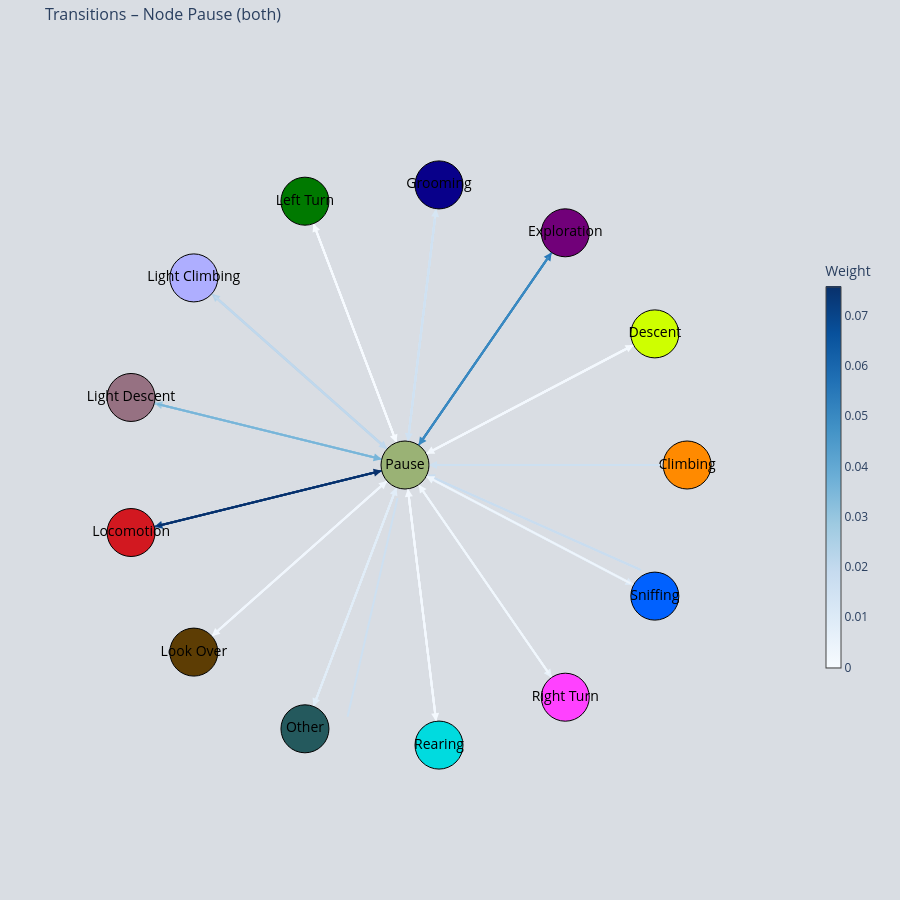

This figure's notebook cell:
### Code cell
import glasbey

clusters = [64, 49, 53, 43, 40, 57, 34]
for mouse_name in df_all["Mouse"].unique():
    df_mouse = df_all[df_all["Mouse"] == mouse_name].copy()
    
    cluster_names = df_mouse["ClusterIdx"].unique()
    glasbey_palette = glasbey.create_palette(palette_size=len(cluster_names))
    cluster_to_color = {
        str(name): glasbey_palette[i]
        for i, name in enumerate(cluster_names)
    }

    plot_one_node_transition(df_mouse, mouse_name, cluster="Pause", threshold=0, node_colors=cluster_to_color)
    
    #plot_one_node_transition(df_mouse, mouse_name, cluster=9, threshold=0.2, node_colors=cluster_to_color)

### Figure 1 — Plotly figure (JSON) as saved in the notebook; plotly's stock layout.template omitted (floating-point values rounded to 4 significant figures)
{"data": [{"hoverinfo": "text", "line": {"color": "rgb(247, 251, 255)", "width": 2}, "mode": "lines", "text": ["Pause → Left Turn<br>p=0.000"], "type": "scatter", "x": [-0.03016, -0.3119, null], "y": [0.07954, 0.8223, null]}, {"hoverinfo": "text", "line": {"color": "rgb(246, 250, 255)", "width": 2}, "mode": "lines", "text": ["Left Turn → Pause<br>p=0.001"], "type": "scatter", "x": [-0.3244, -0.04273, null], "y": [0.8555, 0.1127, null]}, {"hoverinfo": "text", "line": {"color": "rgb(244, 249, 254)", "width": 2}, "mode": "lines", "text": ["Pause → Descent<br>p=0.001"], "type": "scatter", "x": [0.07532, 0.7788, null], "y": [0.03953, 0.4087, null]}, {"hoverinfo": "text", "line": {"color": "rgb(244, 249, 254)", "width": 2}, "mode": "lines", "text": ["Pause → Rearing<br>p=0.001"], "type": "scatter", "x": [0.01025, 0.106, null], "y": [-0.08444, -0.8731, null]}, {"hoverinfo": "text", "line": {"color": "rgb(243, 248, 254)", "width": 2}, "mode": "lines", "text": ["Pause → Look Over<br>p=0.002"], "type": "scatter", "x": [-0.06367, -0.6583, null], "y": [-0.05641, -0.5832, null]}, {"hoverinfo": "text", "line": {"color": "rgb(243, 248, 254)", "width": 2}, "mode": "lines", "text": ["Descent → Pause<br>p=0.002"], "type": "scatter", "x": [0.8101, 0.1067, null], "y": [0.4252, 0.056, null]}, {"hoverinfo": "text", "line": {"color": "rgb(243, 248, 254)", "width": 2}, "mode": "lines", "text": ["Rearing → Pause<br>p=0.002"], "type": "scatter", "x": [0.1103, 0.01453, null], "y": [-0.9083, -0.1196, null]}, {"hoverinfo": "text", "line": {"color": "rgb(245, 250, 254)", "width": 2}, "mode": "lines", "text": ["Right Turn → Pause<br>p=0.002"], "type": "scatter", "x": [0.5197, 0.06846, null], "y": [-0.753, -0.09917, null]}, {"hoverinfo": "text", "line": {"color": "rgb(240, 246, 253)", "width": 2}, "mode": "lines", "text": ["Look Over → Pause<br>p=0.003"], "type": "scatter", "x": [-0.6848, -0.0902, null], "y": [-0.6067, -0.07991, null]}, {"hoverinfo": "text", "line": {"color": "rgb(238, 245, 252)", "width": 2}, "mode": "lines", "text": ["Sniffing → Pause<br>p=0.003"], "type": "scatter", "x": [0.8101, 0.1067, null], "y": [-0.4252, -0.056, null]}, {"hoverinfo": "text", "line": {"color": "rgb(232, 242, 250)", "width": 2}, "mode": "lines", "text": ["Pause → Right Turn<br>p=0.006"], "type": "scatter", "x": [0.04832, 0.4996, null], "y": [-0.07001, -0.7238, null]}, {"hoverinfo": "text", "line": {"color": "rgb(225, 237, 248)", "width": 2}, "mode": "lines", "text": ["Pause → Other<br>p=0.008"], "type": "scatter", "x": [-0.03016, -0.3119, null], "y": [-0.07954, -0.8223, null]}, {"hoverinfo": "text", "line": {"color": "rgb(225, 237, 248)", "width": 2}, "mode": "lines", "text": ["Other → Pause<br>p=0.008"], "type": "scatter", "x": [-0.3244, -0.04273, null], "y": [-0.8555, -0.1127, null]}, {"hoverinfo": "text", "line": {"color": "rgb(221, 234, 247)", "width": 2}, "mode": "lines", "text": ["Pause → Sniffing<br>p=0.010"], "type": "scatter", "x": [0.07532, 0.7788, null], "y": [-0.03953, -0.4087, null]}, {"hoverinfo": "text", "line": {"color": "rgb(214, 230, 244)", "width": 2}, "mode": "lines", "text": ["Pause → Grooming<br>p=0.013"], "type": "scatter", "x": [0.01025, 0.106, null], "y": [0.08444, 0.8731, null]}, {"hoverinfo": "text", "line": {"color": "rgb(207, 225, 242)", "width": 2}, "mode": "lines", "text": ["Grooming → Pause<br>p=0.015"], "type": "scatter", "x": [0.1103, 0.01453, null], "y": [0.9083, 0.1196, null]}, {"hoverinfo": "text", "line": {"color": "rgb(205, 224, 241)", "width": 2}, "mode": "lines", "text": ["Climbing → Pause<br>p=0.016"], "type": "scatter", "x": [-0.2036, -0.02682, null], "y": [-0.892, -0.1175, null]}, {"hoverinfo": "text", "line": {"color": "rgb(201, 221, 240)", "width": 2}, "mode": "lines", "text": ["Pause → Climbing<br>p=0.018"], "type": "scatter", "x": [0.8358, 0.1101, null], "y": [-0.3721, -0.04901, null]}, {"hoverinfo": "text", "line": {"color": "rgb(192, 216, 237)", "width": 2}, "mode": "lines", "text": ["Light Climbing → Pause<br>p=0.020"], "type": "scatter", "x": [-0.6848, -0.0902, null], "y": [0.6067, 0.07991, null]}, {"hoverinfo": "text", "line": {"color": "rgb(182, 212, 233)", "width": 2}, "mode": "lines", "text": ["Pause → Light Climbing<br>p=0.023"], "type": "scatter", "x": [-0.06367, -0.6583, null], "y": [0.05641, 0.5832, null]}, {"hoverinfo": "text", "line": {"color": "rgb(156, 201, 225)", "width": 2}, "mode": "lines", "text": ["Pause → Light Descent<br>p=0.029"], "type": "scatter", "x": [-0.08259, -0.8539, null], "y": [0.02036, 0.2105, null]}, {"hoverinfo": "text", "line": {"color": "rgb(120, 181, 217)", "width": 2}, "mode": "lines", "text": ["Light Descent → Pause<br>p=0.035"], "type": "scatter", "x": [-0.8884, -0.117, null], "y": [0.219, 0.02884, null]}, {"hoverinfo": "text", "line": {"color": "rgb(58, 138, 194)", "width": 2}, "mode": "lines", "text": ["Exploration → Pause<br>p=0.050"], "type": "scatter", "x": [0.5197, 0.06846, null], "y": [0.753, 0.09917, null]}, {"hoverinfo": "text", "line": {"color": "rgb(40, 120, 185)", "width": 2}, "mode": "lines", "text": ["Pause → Exploration<br>p=0.055"], "type": "scatter", "x": [0.04832, 0.4996, null], "y": [0.07001, 0.7238, null]}, {"hoverinfo": "text", "line": {"color": "rgb(8, 71, 141)", "width": 2}, "mode": "lines", "text": ["Pause → Locomotion<br>p=0.069"], "type": "scatter", "x": [-0.08259, -0.8539, null], "y": [-0.02036, -0.2105, null]}, {"hoverinfo": "text", "line": {"color": "rgb(8, 48, 107)", "width": 2}, "mode": "lines", "text": ["Locomotion → Pause<br>p=0.076"], "type": "scatter", "x": [-0.8884, -0.117, null], "y": [-0.219, -0.02884, null]}, {"hoverinfo": "text", "marker": {"color": ["#9ab275", "#d21820", "#710079", "#967182", "#aeaeff", "#ff8a00", "#08008a", "#0061ff", "#24595d", "#ff41ff", "#5d3d04", "#ceff00", "#00dbdf", "#007900"], "line": {"color": "black", "width": 1}, "size": 48}, "mode": "markers+text", "text": ["Pause", "Locomotion", "Exploration", "Light Descent", "Light Climbing", "Climbing", "Grooming", "Sniffing", "Other", "Right Turn", "Look Over", "Descent", "Rearing", "Left Turn"], "textfont": {"color": "black", "size": 14}, "type": "scatter", "x": [0, -0.9709, 0.5681, -0.9709, -0.7485, 1, 0.1205, 0.8855, -0.3546, 0.5681, -0.7485, 0.8855, 0.1205, -0.3546], "y": [0, -0.2393, 0.823, 0.2393, 0.6631, 0, 0.9927, -0.4647, -0.935, -0.823, -0.6631, 0.4647, -0.9927, 0.935]}, {"hoverinfo": "none", "marker": {"cmax": 0.07582, "cmin": 0, "color": [0, 0.07582], "colorbar": {"len": 0.5, "thickness": 15, "title": {"text": "Weight"}}, "colorscale": [[0, "rgb(247,251,255)"], [0.125, "rgb(222,235,247)"], [0.25, "rgb(198,219,239)"], [0.375, "rgb(158,202,225)"], [0.5, "rgb(107,174,214)"], [0.625, "rgb(66,146,198)"], [0.75, "rgb(33,113,181)"], [0.875, "rgb(8,81,156)"], [1, "rgb(8,48,107)"]], "showscale": true}, "mode": "markers", "type": "scatter", "x": [null], "y": [null]}], "layout": {"annotations": [{"arrowcolor": "rgb(8, 71, 141)", "arrowhead": 2, "arrowsize": 0.8, "arrowwidth": 2, "ax": -0.08259, "axref": "x", "ay": -0.02036, "ayref": "y", "showarrow": true, "x": -0.8884, "xref": "x", "y": -0.219, "yref": "y"}, {"arrowcolor": "rgb(40, 120, 185)", "arrowhead": 2, "arrowsize": 0.8, "arrowwidth": 2, "ax": 0.04832, "axref": "x", "ay": 0.07001, "ayref": "y", "showarrow": true, "x": 0.5197, "xref": "x", "y": 0.753, "yref": "y"}, {"arrowcolor": "rgb(156, 201, 225)", "arrowhead": 2, "arrowsize": 0.8, "arrowwidth": 2, "ax": -0.08259, "axref": "x", "ay": 0.02036, "ayref": "y", "showarrow": true, "x": -0.8884, "xref": "x", "y": 0.219, "yref": "y"}, {"arrowcolor": "rgb(182, 212, 233)", "arrowhead": 2, "arrowsize": 0.8, "arrowwidth": 2, "ax": -0.06367, "axref": "x", "ay": 0.05641, "ayref": "y", "showarrow": true, "x": -0.6848, "xref": "x", "y": 0.6067, "yref": "y"}, {"arrowcolor": "rgb(201, 221, 240)", "arrowhead": 2, "arrowsize": 0.8, "arrowwidth": 2, "ax": 0.8358, "axref": "x", "ay": -0.3721, "ayref": "y", "showarrow": true, "x": 0.07771, "xref": "x", "y": -0.0346, "yref": "y"}, {"arrowcolor": "rgb(214, 230, 244)", "arrowhead": 2, "arrowsize": 0.8, "arrowwidth": 2, "ax": 0.01025, "axref": "x", "ay": 0.08444, "ayref": "y", "showarrow": true, "x": 0.1103, "xref": "x", "y": 0.9083, "yref": "y"}, {"arrowcolor": "rgb(221, 234, 247)", "arrowhead": 2, "arrowsize": 0.8, "arrowwidth": 2, "ax": 0.07532, "axref": "x", "ay": -0.03953, "ayref": "y", "showarrow": true, "x": 0.8101, "xref": "x", "y": -0.4252, "yref": "y"}, {"arrowcolor": "rgb(225, 237, 248)", "arrowhead": 2, "arrowsize": 0.8, "arrowwidth": 2, "ax": -0.03016, "axref": "x", "ay": -0.07954, "ayref": "y", "showarrow": true, "x": -0.3244, "xref": "x", "y": -0.8555, "yref": "y"}, {"arrowcolor": "rgb(232, 242, 250)", "arrowhead": 2, "arrowsize": 0.8, "arrowwidth": 2, "ax": 0.04832, "axref": "x", "ay": -0.07001, "ayref": "y", "showarrow": true, "x": 0.5197, "xref": "x", "y": -0.753, "yref": "y"}, {"arrowcolor": "rgb(243, 248, 254)", "arrowhead": 2, "arrowsize": 0.8, "arrowwidth": 2, "ax": -0.06367, "axref": "x", "ay": -0.05641, "ayref": "y", "showarrow": true, "x": -0.6848, "xref": "x", "y": -0.6067, "yref": "y"}, {"arrowcolor": "rgb(244, 249, 254)", "arrowhead": 2, "arrowsize": 0.8, "arrowwidth": 2, "ax": 0.07532, "axref": "x", "ay": 0.03953, "ayref": "y", "showarrow": true, "x": 0.8101, "xref": "x", "y": 0.4252, "yref": "y"}, {"arrowcolor": "rgb(244, 249, 254)", "arrowhead": 2, "arrowsize": 0.8, "arrowwidth": 2, "ax": 0.01025, "axref": "x", "ay": -0.08444, "ayref": "y", "showarrow": true, "x": 0.1103, "xref": "x", "y": -0.9083, "yref": "y"}, {"arrowcolor": "rgb(247, 251, 255)", "arrowhead": 2, "arrowsize": 0.8, "arrowwidth": 2, "ax": -0.03016, "axref": "x", "ay": 0.07954, "ayref": "y", "showarrow": true, "x": -0.3244, "xref": "x", "y": 0.8555, "yref": "y"}, {"arrowcolor": "rgb(8, 48, 107)", "arrowhead": 2, "arrowsize": 0.8, "arrowwidth": 2, "ax": -0.8884, "axref": "x", "ay": -0.219, "ayref": "y", "showarrow": true, "x": -0.08259, "xref": "x", "y": -0.02036, "yref": "y"}, {"arrowcolor": "rgb(58, 138, 194)", "arrowhead": 2, "arrowsize": 0.8, "arrowwidth": 2, "ax": 0.5197, "axref": "x", "ay": 0.753, "ayref": "y", "showarrow": true, "x": 0.04832, "xref": "x", "y": 0.07001, "yref": "y"}, {"arrowcolor": "rgb(120, 181, 217)", "arrowhead": 2, "arrowsize": 0.8, "arrowwidth": 2, "ax": -0.8884, "axref": "x", "ay": 0.219, "ayref": "y", "showarrow": true, "x": -0.08259, "xref": "x", "y": 0.02036, "yref": "y"}, {"arrowcolor": "rgb(192, 216, 237)", "arrowhead": 2, "arrowsize": 0.8, "arrowwidth": 2, "ax": -0.6848, "axref": "x", "ay": 0.6067, "ayref": "y", "showarrow": true, "x": -0.06367, "xref": "x", "y": 0.05641, "yref": "y"}, {"arrowcolor": "rgb(205, 224, 241)", "arrowhead": 2, "arrowsize": 0.8, "arrowwidth": 2, "ax": 0.9149, "axref": "x", "ay": 0, "ayref": "y", "showarrow": true, "x": 0.08506, "xref": "x", "y": 0, "yref": "y"}, {"arrowcolor": "rgb(207, 225, 242)", "arrowhead": 2, "arrowsize": 0.8, "arrowwidth": 2, "ax": 0.1103, "axref": "x", "ay": 0.9083, "ayref": "y", "showarrow": true, "x": 0.01025, "xref": "x", "y": 0.08444, "yref": "y"}, {"arrowcolor": "rgb(238, 245, 252)", "arrowhead": 2, "arrowsize": 0.8, "arrowwidth": 2, "ax": 0.8101, "axref": "x", "ay": -0.4252, "ayref": "y", "showarrow": true, "x": 0.07532, "xref": "x", "y": -0.03953, "yref": "y"}, {"arrowcolor": "rgb(225, 237, 248)", "arrowhead": 2, "arrowsize": 0.8, "arrowwidth": 2, "ax": -0.3244, "axref": "x", "ay": -0.8555, "ayref": "y", "showarrow": true, "x": -0.03016, "xref": "x", "y": -0.07954, "yref": "y"}, {"arrowcolor": "rgb(241, 247, 253)", "arrowhead": 2, "arrowsize": 0.8, "arrowwidth": 2, "ax": 0.5197, "axref": "x", "ay": -0.753, "ayref": "y", "showarrow": true, "x": 0.04832, "xref": "x", "y": -0.07001, "yref": "y"}, {"arrowcolor": "rgb(240, 246, 253)", "arrowhead": 2, "arrowsize": 0.8, "arrowwidth": 2, "ax": -0.6848, "axref": "x", "ay": -0.6067, "ayref": "y", "showarrow": true, "x": -0.06367, "xref": "x", "y": -0.05641, "yref": "y"}, {"arrowcolor": "rgb(243, 248, 254)", "arrowhead": 2, "arrowsize": 0.8, "arrowwidth": 2, "ax": 0.8101, "axref": "x", "ay": 0.4252, "ayref": "y", "showarrow": true, "x": 0.07532, "xref": "x", "y": 0.03953, "yref": "y"}, {"arrowcolor": "rgb(243, 248, 254)", "arrowhead": 2, "arrowsize": 0.8, "arrowwidth": 2, "ax": 0.1103, "axref": "x", "ay": -0.9083, "ayref": "y", "showarrow": true, "x": 0.01025, "xref": "x", "y": -0.08444, "yref": "y"}, {"arrowcolor": "rgb(246, 250, 255)", "arrowhead": 2, "arrowsize": 0.8, "arrowwidth": 2, "ax": -0.3244, "axref": "x", "ay": 0.8555, "ayref": "y", "showarrow": true, "x": -0.03016, "xref": "x", "y": 0.07954, "yref": "y"}], "height": 900, "hovermode": "closest", "margin": {"b": 10, "l": 10, "r": 100, "t": 40}, "paper_bgcolor": "#d9dde3", "plot_bgcolor": "#d9dde3", "showlegend": false, "title": {"font": {"size": 16}, "text": "Transitions – Node Pause (both)"}, "width": 900, "xaxis": {"range": [-1.4, 1.4], "showgrid": false, "showticklabels": false, "zeroline": false}, "yaxis": {"range": [-1.4, 1.4], "scaleanchor": "x", "scaleratio": 1, "showgrid": false, "showticklabels": false, "zeroline": false}}}
